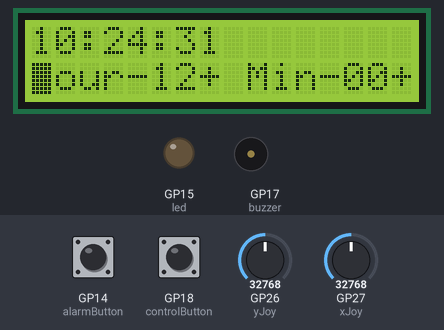
The program below on a simulated Raspberry Pi Pico running MicroPython. Parts: 16×2 character LCD, output pins drawn as LEDs (lit = HIGH), buzzer (waves = sounding, pin HIGH). Inputs (shaded band) come from the test bench; at power-on: GP27 (xJoy) = 32768, GP18 (controlButton) HIGH, GP14 (alarmButton) HIGH, GP26 (yJoy) = 32768 (analog values on the 0–65535 scale). The clock reads 2024-03-15 10:24:30 at power-on unless the program sets it; library files of the repository ran but are not shown: pico_i2c_lcd.py.

Above: at 1.2 s.
1.3 s: GP27 (xJoy) set to 4345
At 2.02 s:
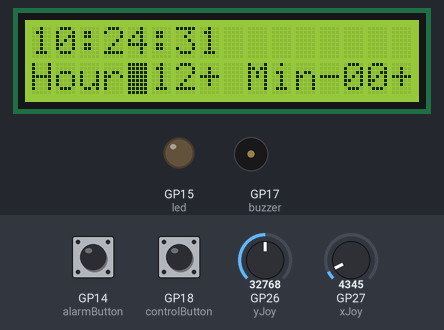
4.3 s: GP18 (controlButton) pulled LOW for 0.15 s
At 5.8 s:
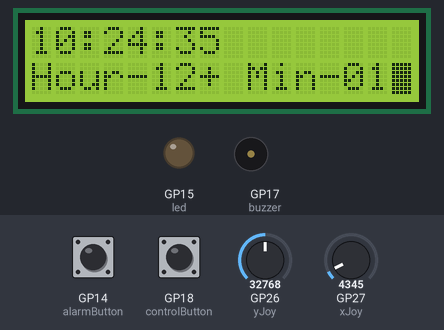
7.4 s: GP18 (controlButton) pulled LOW for 1 s
At 9.8 s:
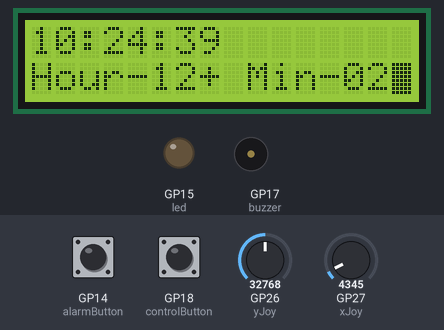
Timing chart, 0 to 11.3 s (numbered marks = the images above; inputs shaded):
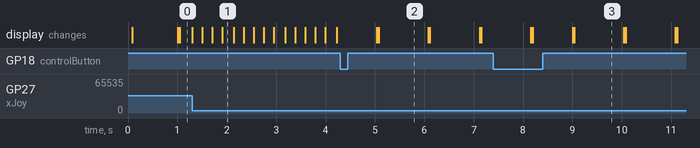

The program:

alarmClock.py
```python
#Imports
from machine import I2C, Pin
import time
import math

#Functions
#Turning the buzzer and led on as long as it is the correct time for the alarm to go off and the alarm has not already been turned off
def alarm():
    global alarmSound
    if(alarmSound == True and alarmTurnedOff == False):
        buzzer.high()
        led.on()
        #Sleeping for half a second then turning the buzzer and led off
        time.sleep(0.5)
        buzzer.low()
        led.off()

#Moving the cursor on the LCD display to the left
def moveLeft():
    #Finding cursor position
    global cursorX
    global cursorY
    #Ensuring the cursor stays on the screen
    if(cursorX > 0):
        #Moving cursor and updating cursor position variable
        cursorX -= 1
        lcd.move_to(cursorX, cursorY)
    #Making the cursor visible to the user
    lcd.blink_cursor_on()
    #Waiting 200 milliseconds to ensure the cursor function does not immediately get called again repeatedly and move the cursor immedialtely to the left side of the display
    time.sleep(0.2)

#Moving the cursor on the LCD display to the right
def moveRight():
    #Finding cursor position
    global cursorX
    global cursorY
    #Ensuring the the cursor stays on the screen
    if(cursorX < 15):
        #Moving cursor and updated cursor position variable
        cursorX += 1
        lcd.move_to(cursorX, cursorY)
    #Making the cursor position visible to the user
    lcd.blink_cursor_on()
    #Waiting 200 milliseconds to ensure the cursor function does not immediately get called again repeatedly and move the cursor immedialtely to the right side of the display
    time.sleep(0.2)

#Using the current cursor position to use + or - symbols on the display to signal the user where to place the cursor to change the alarm time
def configButtonPress():
    global cursorX
    global alarmHour
    global alarmMin
    #If and elif statements finding which button the cursor is on if any and then nested if statements ensuring that the time the user is trying to change the alarm to is a valid time
    if(cursorX == 4):
        if(alarmHour == 0):
            alarmHour = 23
        else:
            alarmHour -= 1
    elif(cursorX == 7):
        if(alarmHour == 23):
            alarmHour = 0
        else:
            alarmHour += 1
    elif(cursorX == 12):
        if(alarmMin == 0):
            alarmMin = 59
        else:
            alarmMin -= 1
    elif(cursorX == 15):
        if(alarmMin == 59):
            alarmMin = 0
        else:
            alarmMin += 1


#Componet initialization
#LED code
led = Pin(15, Pin.OUT)

#Buzzer code
buzzer = Pin(17, Pin.OUT)

#LCD code
from pico_i2c_lcd import I2cLcd
i2c = I2C(0, sda=Pin(0), scl=Pin(1), freq=400000)
cursorX = 0
cursorY = 1
I2C_ADDR = i2c.scan()[0]
lcd = I2cLcd(i2c, I2C_ADDR, 2, 16)


#Button code
#initializing the alarm time changing button
controlButton = Pin(18, Pin.IN, Pin.PULL_UP)
conStateNow = 1
conStateOld = 1

#initializing the button to turn off the alarm
alarmButton = Pin(14, Pin.IN, Pin.PULL_UP)
alarmStateNow = 1
alarmStateOld = 1
alarmSound = False
alarmTurnedOff = False


#Joystick Code
xPin = 27
yPin = 26
xJoy = machine.ADC(xPin)
yJoy = machine.ADC(yPin)

#Main code
#Initializing variables
savedMin = -1
alarmHour = 12
alarmMin = 0
configAlarmHour = 12
configAlarmMin = 0
oldSec = ''
#Infinite while loop to keep the code iterating
while True:
    #Reinitializing variables
    alarmSound = False
    xVal = xJoy.read_u16()
    yVal = yJoy.read_u16()
    alarmStateNow == alarmButton.value()
    currentTime = []
    #Stripping the local time variable for the current hour, minute, and second
    for i in time.localtime():
        currentTime.append(str(i))
    if(int(currentTime[4]) < 10):
        currentTime[4] = '0' + currentTime[4]
    if(int(currentTime[5]) < 10):
        currentTime[5] = '0' + currentTime[5]
    if(int(currentTime[3]) < 10):
        currentTime[3] = '0' + currentTime[3]
    #Ensuring that 1 second has passed since the last time the following code ran
    if(oldSec != currentTime[5]):
        oldSec = currentTime[5]
        #saving the current time in a variable
        timeConfig = (str(currentTime[3]) + ':' + str(currentTime[4]) + ':' + str(currentTime[5]))
        #Preparing the LCD display to be written on again
        lcd.clear()
        #Writing to the LCD display with some extra formatting to keep the amount of digits in the hours, minutes, and seconds consistent
        if(alarmHour < 10 and alarmMin < 10):
            #Reformatting the time in the event of single digit numbers and saving the new variable for later use
            configAlarmHour = '0' + str(alarmHour)
            configAlarmMin = '0' +str(alarmMin)
            lcd.putstr(timeConfig + '        Hour-' + str(configAlarmHour) + '+ Min-' + str(configAlarmMin) + '+')
        elif(alarmMin < 10 and alarmHour > 9):
            configAlarmMin = '0' + str(alarmMin)
            configAlarmHour = str(alarmHour)
            lcd.putstr(timeConfig + '        Hour-' + str(alarmHour) + '+ Min-' + str(configAlarmMin) + '+')
        elif(alarmHour < 10 and alarmMin > 9):
            configAlarmHour = '0' + str(alarmHour)
            configAlarmMin = str(alarmMin)
            lcd.putstr(timeConfig + '        Hour-' + str(configAlarmHour) + '+ Min-' + str(alarmMin) + '+')
        else:
            configAlarmHour = str(alarmHour)
            configAlarmMin = str(alarmMin)
            lcd.putstr(timeConfig + '        Hour-' + str(alarmHour) + '+ Min-' + str(alarmMin) + '+')
        #Resetting the cursor to ensure that it is blinking and visible to the user along with moving it to the last know location
        lcd.blink_cursor_on()
        lcd.move_to(cursorX, cursorY)
        #Checking if the alarm has been turned off
        if(savedMin != currentTime[4]):
            alarmTurnedOff = False
            savedMin = -1
            #Checking if the alarm time equals the real time, setting off the alarm
            if(currentTime[3] == configAlarmHour and currentTime[4] == configAlarmMin):
                #Verifying that the alarm should be sounded
                alarmSound = True
                #Calling the alarm function
                alarm()
    #Joystick parameters finding whether the joystick is being pushed to the right or left
    if(xVal <= 5000 and (yVal >= 25000 and yVal <= 35000)):
        moveRight()
    elif(xVal >= 50000 and (yVal >= 25000 and yVal <= 35000)):
        moveLeft()

#Finding the current state of the button that changes the alarm time
    conStateNow = controlButton.value()
    #Finding if the button has just been pressed down
    if(conStateNow == 1 and conStateOld == 0):
        #Changing the alarm time
        configButtonPress()
    #Recording the state of the buttons
    conStateOld = conStateNow
    alarmStateNow = alarmButton.value()
    #Finding if the alarm button was just pressed
    if(alarmStateNow == 1 and alarmStateOld == 0):
        #Turning off the alarm and saving the current minute when the alarm was turned off
       alarmTurnedOff = True
       savedMin = currentTime[4]
    #Recording the state of the button
    alarmStateOld = alarmStateNow

   
```

Measured:
- what the display in image 2 shows lasts 1.0 s, from 5.1 s to 6.1 s
